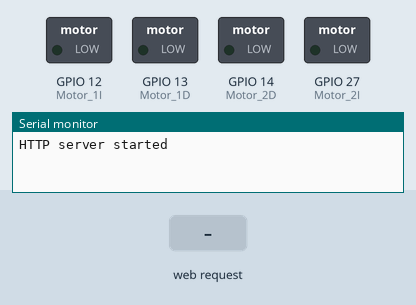
Recording of a sketch running on a simulated ESP32. On the bench: switched loads named in the sketch (green lamp = pin HIGH), the last lines printed to the serial monitor. The inputs (shaded band) are chosen by the test bench.

Above: at 1.3 s.
1.4 s: HTTP request GET /AdelanteOn received
At 2.0 s:
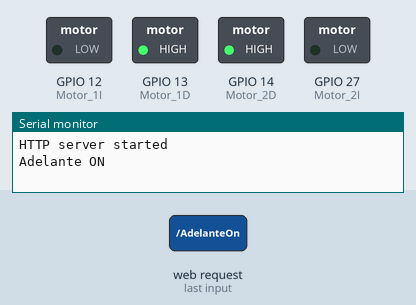
2.9 s: HTTP request GET /AtrasOn received
At 4.1 s:
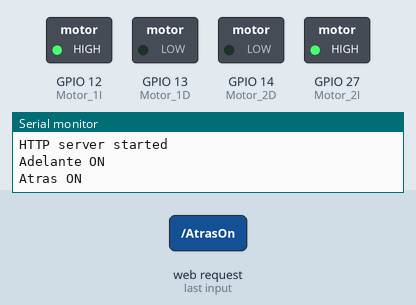
4.4 s: HTTP request GET /IzquierdaOn received
At 5.4 s:
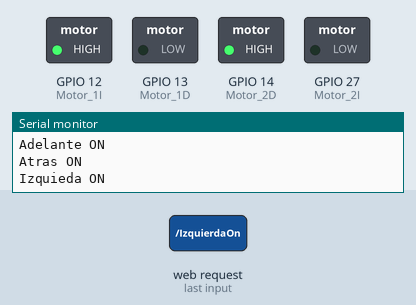
5.9 s: HTTP request GET /DerechaOn received
At 6.5 s:
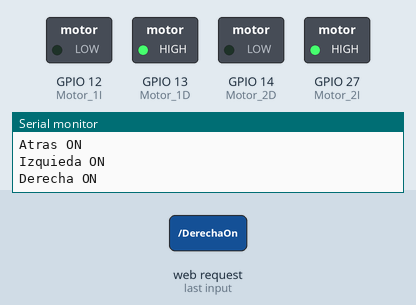
Timing chart, 0 to 8.4 s (numbered marks = the images above; inputs shaded):
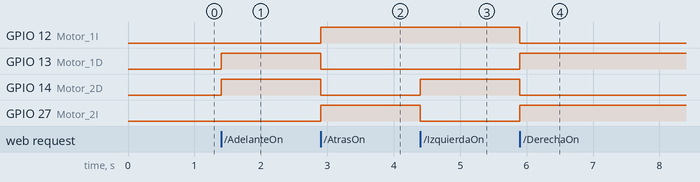

Measured:
- after the input at 1.4 s, GPIO 13 (Motor_1D), GPIO 14 (Motor_2D): LOW → HIGH at once
- after the input at 2.9 s, GPIO 12 (Motor_1I), GPIO 27 (Motor_2I): LOW → HIGH at once; GPIO 13 (Motor_1D), GPIO 14 (Motor_2D): HIGH → LOW at once
- after the input at 4.4 s, GPIO 14 (Motor_2D): LOW → HIGH at once; GPIO 27 (Motor_2I): HIGH → LOW at once
- after the input at 5.9 s, GPIO 12 (Motor_1I), GPIO 14 (Motor_2D): HIGH → LOW at once; GPIO 13 (Motor_1D), GPIO 27 (Motor_2I): LOW → HIGH at once

The sketch:

ArduinoWeek_FredyGodoy_EstephanPortales.ino
```cpp
// Competencia Semana Arduino
// Estephan Portales - 19826
// Fredy Godoy - 19260

#include <WiFi.h>
#include <WebServer.h>

/* Put your SSID & Password */
const char* ssid = "ESP32";  // Enter SSID here
const char* password = "ESP32-Estephan";  //Enter Password here

/* Put IP Address details */
IPAddress local_ip(192,168,1,1);
IPAddress gateway(192,168,1,1);
IPAddress subnet(255,255,255,0);

WebServer server(80);

// Pine para motores
uint8_t Motor_1D= 13;
uint8_t  Motor_1I= 12;
uint8_t  Motor_2D= 14;
uint8_t  Motor_2I= 27;

bool Adelante = LOW;
bool Atras = LOW;
bool Derecha = LOW;
bool Izquierda = LOW;
bool Freno = LOW;


void setup() {
  Serial.begin(115200);
  pinMode(Motor_1D, OUTPUT);
  pinMode(Motor_1I, OUTPUT);
  pinMode(Motor_2D, OUTPUT);
  pinMode(Motor_2I, OUTPUT);


  WiFi.softAP(ssid, password);
  WiFi.softAPConfig(local_ip, gateway, subnet);
  delay(100);

  server.on("/", handle_OnConnect);
  server.on("/AdelanteOn", handle_adelanteOn);
  server.on("/AdelanteOff", handle_adelanteOff);
  server.on("/AtrasOn", handle_atrasOn);
  server.on("/AtrasOff", handle_atrasOff);
  server.on("/IzquierdaOn", handle_izquierdaOn);
  server.on("/IzquierdaOff", handle_izquierdaOff);
  server.on("/DerechaOn", handle_derechaOn);
  server.on("/DerechaOff", handle_derechaOff);
  server.on("/FrenoOn", handle_frenoOn);
  server.on("/FrenoOff", handle_frenoOff);
  server.onNotFound(handle_NotFound);

  server.begin();
  Serial.println("HTTP server started");
}
void loop() {
  server.handleClient();
  if(Adelante){
    digitalWrite(Motor_1D, HIGH);
    digitalWrite(Motor_1I, LOW);
    digitalWrite(Motor_2D, HIGH);
    digitalWrite(Motor_2I, LOW);
  }
  if(Atras){
    digitalWrite(Motor_1D, LOW);
    digitalWrite(Motor_1I, HIGH);
    digitalWrite(Motor_2D, LOW);
    digitalWrite(Motor_2I, HIGH);
  }
  if(Derecha){
    digitalWrite(Motor_1D, HIGH);
    digitalWrite(Motor_1I, LOW);
    digitalWrite(Motor_2D, LOW);
    digitalWrite(Motor_2I, HIGH);
  }
  if(Izquierda){
    digitalWrite(Motor_1D, LOW);
    digitalWrite(Motor_1I, HIGH);
    digitalWrite(Motor_2D, HIGH);
    digitalWrite(Motor_2I, LOW);
  }
  if(Freno){
    digitalWrite(Motor_1D, LOW);
    digitalWrite(Motor_1I, LOW);
    digitalWrite(Motor_2D, LOW);
    digitalWrite(Motor_2I, LOW);
  }
  if(!Adelante and !Atras and !Derecha and !Izquierda ){
    digitalWrite(Motor_1D, LOW);
    digitalWrite(Motor_1I, LOW);
    digitalWrite(Motor_2D, LOW);
    digitalWrite(Motor_2I, LOW);
  }
}

void handle_OnConnect() {
  Adelante = LOW;
  Atras = LOW;
  Derecha = LOW;
  Izquierda = LOW;
  Freno = LOW;
  Serial.println("Sin movimiento");
  server.send(200, "text/html", SendHTML(Adelante, Atras, Derecha, Izquierda,Freno));
}

void handle_adelanteOn() {
  Adelante = HIGH;
  Atras = LOW;
  Derecha = LOW;
  Izquierda = LOW;
  Freno = LOW;
  Serial.println("Adelante ON");
  server.send(200, "text/html", SendHTML(true,Atras, Derecha, Izquierda,Freno));
}

void handle_adelanteOff() {
  Adelante = LOW;
  Atras = LOW;
  Derecha = LOW;
  Izquierda = LOW;
  Freno = LOW;
  Serial.println("Adelante OFF");
  server.send(200, "text/html", SendHTML(false, Atras, Derecha, Atras,Freno));
}

void handle_atrasOn() {
  Adelante = LOW;
  Atras = HIGH;
  Derecha = LOW;
  Izquierda = LOW;
  Freno = LOW;
  Serial.println("Atras ON");
  server.send(200, "text/html", SendHTML(Adelante,true, Derecha, Izquierda,Freno));
}

void handle_atrasOff() {
  Atras = LOW;
  Adelante = LOW;
  Atras = LOW;
  Derecha = LOW;
  Izquierda = LOW;
  Freno = LOW;
  Serial.println("Atras OFF");
  server.send(200, "text/html", SendHTML(Adelante, false, Derecha, Izquierda,Freno));
}
void handle_derechaOn() {
  Adelante = LOW;
  Atras = LOW;
  Derecha = HIGH;
  Izquierda = LOW;
  Freno = LOW;
  Serial.println("Derecha ON");
  server.send(200, "text/html", SendHTML(Adelante,Atras, true, Izquierda,Freno));
}

void handle_derechaOff() {
  Adelante = LOW;
  Atras = LOW;
  Derecha = LOW;
  Izquierda = LOW;
  Freno = LOW;
  Serial.println("Derecha OFF");
  server.send(200, "text/html", SendHTML(Adelante,Atras, false, Izquierda,Freno));
}
void handle_izquierdaOn() {
  Adelante = LOW;
  Atras = LOW;
  Derecha = LOW;
  Izquierda = HIGH;
  Freno = LOW;
  Serial.println("Izquieda ON");
  server.send(200, "text/html", SendHTML(Adelante,Atras, Derecha, true,Freno));
}

void handle_izquierdaOff() {
  Adelante = LOW;
  Atras = LOW;
  Derecha = LOW;
  Izquierda = LOW;
  Freno = LOW;
  Serial.println("Izquierda OFF");
  server.send(200, "text/html", SendHTML(Adelante, Atras, Derecha, false,Freno));
}
void handle_frenoOn() {
  Adelante = LOW;
  Atras = LOW;
  Derecha = LOW;
  Izquierda = LOW;
  Freno = HIGH;
  Serial.println("Freno ON");
  server.send(200, "text/html", SendHTML(Adelante,Atras, Derecha, Izquierda,true));
}
void handle_frenoOff() {
  Freno = LOW;
  Serial.println("Freno Off");
  server.send(200, "text/html", SendHTML(Adelante,Atras, Derecha, Izquierda,false));
}


void handle_NotFound(){
  server.send(404, "text/plain", "Not found");
}

String SendHTML(uint8_t Adelante,uint8_t Atras, uint8_t Derecha, uint8_t Izquierda,uint8_t Freno){
  String ptr = "<!DOCTYPE html> <html>\n";
  ptr +="<head><meta name=\"viewport\" content=\"width=device-width, initial-scale=1.0, user-scalable=no\">\n";
  //ptr +="<META http-equiv=refresh content = 1>\n";
  ptr +="<title>Competencia Arduino Week</title>\n";
  ptr +="<style>html { font-family: Helvetica; display: inline-block; margin: 0px auto; text-align: center;}\n";
  //ptr +="body{margin-top: 50px;} h1 {color: #444444;margin: 50px auto 30px;} h3 {color: #444444;margin-bottom: 50px;}\n";
  // Boton derecha
  ptr +=".Derecha_button {display: block; position: fixed; top:220px;left: 120px; width: 40px;background-color: #3498db;border: none;color: white;padding:10px 25px 10px 25px;text-decoration: none;font-size: 25px;margin: 0px auto 35px;cursor: pointer;border-radius: 30px;}\n";
  ptr +=".Derecha_button-on {background-color: #53F510;}\n";
  ptr +=".Derecha_button-on:active {background-color: #53F510;}\n";
  ptr +=".Derecha_button-off {background-color: #EF0000;}\n";
  ptr +=".Derecha_button-off:active {background-color: #EF0000;}\n";
  // boton izquierda
  ptr +=".Izquierda_button {display: block; position: fixed;top:220px; left: 20px; width: 40px;background-color: #3498db;border: none;color: white;padding:10px 25px 10px 25px;text-decoration: none;font-size: 25px;margin: 0px auto 35px;cursor: pointer;border-radius: 30px;}\n";
  ptr +=".Izquierda_button-on {background-color: #53F510;}\n";
  ptr +=".Izquierda_button-on:active {background-color: #53F510;}\n";
  ptr +=".Izquierda_button-off {background-color: #EF0000;}\n";
  ptr +=".Izquierda_button-off:active {background-color: #EF0000;}\n";
  // Boton Adelante
  ptr +=".Adelante_button {display: block; position: fixed; top:180px;left: 250px; width: 40px;background-color: #3498db;border: none;color: white;padding:10px 25px 10px 25px;text-decoration: none;font-size: 25px;margin: 0px auto 35px;cursor: pointer;border-radius: 30px;}\n";
  ptr +=".Adelante_button-on {background-color: #53F510;}\n";
  ptr +=".Adelante_button-on:active {background-color: #53F510;}\n";
  ptr +=".Adelante_button-off {background-color: #EF0000;}\n";
  ptr +=".Adelante_button-off:active {background-color: #EF0000;}\n";
  // boton Atras
  ptr +=".Atras_button {display: block; position: fixed;top:260px; left: 250px; width: 40px;background-color: #3498db;border: none;color: white;padding:10px 25px 10px 25px;text-decoration: none;font-size: 25px;margin: 0px auto 35px;cursor: pointer;border-radius: 30px;}\n";
  ptr +=".Atras_button-on {background-color: #53F510;}\n";
  ptr +=".Atras_button-on:active {background-color: #53F510;}\n";
  ptr +=".Atras_button-off {background-color: #EF0000;}\n";
  ptr +=".Atras_button-off:active {background-color: #EF0000;}\n";
  // boton Freno
  ptr +=".Freno_button {display: block; position: fixed;top:345px; left: 40px; width: 140px;background-color: #3498db;border: none;color: white;padding:10px 70px 10px 70px;text-decoration: none;font-size: 25px;cursor: pointer;border-radius: 30px;}\n";
  ptr +=".Freno_button-on {background-color: #53F510;}\n";
  ptr +=".Freno_button-on:active {background-color: #53F510;}\n";
  ptr +=".Freno_button-off {background-color: #EF0000;}\n";
  ptr +=".Freno_button-off:active {background-color: #EF0000;}\n";

  ptr +="p {font-size: 14px;color: #888;margin-bottom: 10px;}\n";
  ptr +="</style>\n";
  ptr +="</head>\n";
  ptr +="<body>\n";
  ptr +="<h1>Competencia Arduino Week</h1>\n";
  ptr +="<h3>Fredy Godoy - Estephan Portales</h3>\n";

   if(Adelante)
  {ptr +="<p></p><a class=\"Adelante_button Adelante_button-off \" href=\"/AdelanteOff\">OFF</a>\n";}
  else
  {ptr +="<p></p><a class=\"Adelante_button Adelante_button-on\" href=\"/AdelanteOn\">ON</a>\n";}

  if(Atras)
  {ptr +="<p></p><a class=\"Atras_button Atras_button-off\" href=\"/AtrasOff\">OFF</a>\n";}
  else
  {ptr +="<p></p><a class=\"Atras_button Atras_button-on\" href=\"/AtrasOn\">ON</a>\n";}

   if(Derecha)
  {ptr +="<p></p><a class=\"Derecha_button Derecha_button-off \" href=\"/DerechaOff\">OFF</a>\n";}
  else
  {ptr +="<p></p><a class=\"Derecha_button Derecha_button-on\" href=\"/DerechaOn\">ON</a>\n";}

  if(Izquierda)
  {ptr +="<p></p><a class=\"Izquierda_button Izquierda_button-off\" href=\"/IzquierdaOff\">OFF</a>\n";}
  else
  {ptr +="<p></p><a class=\"Izquierda_button Izquierda_button-on\" href=\"/IzquierdaOn\">ON</a>\n";}

  if(Freno)
  {ptr +="<p></p><a class=\"Freno_button Freno_button-off\" href=\"/FrenoOff\">FRENO:OFF</a>\n";}
  else
  {ptr +="<p></p><a class=\"Freno_button Freno_button-on\" href=\"/FrenoOn\">FRENO:ON</a>\n";}

  ptr +="</body>\n";
  ptr +="</html>\n";
  return ptr;
}
```
